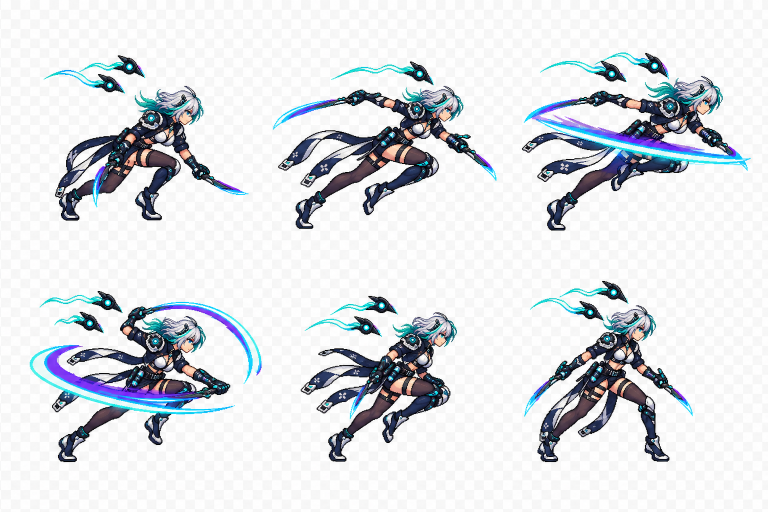
#> input picture art/characters/moa/source-sheets-native-v2/moa-attack-sheet-native-v2.png, 1536 x 1024 px (shown at 1/2 size); its folder holds only this picture in this run
$ python -i redraw_dataset.py   (imports and definitions only)
#> lines starting #> are read from the running program, lines starting #| are printed output that depends on the picture
#> further down, picture is the input picture: PIL image 1536x1024 RGB; mean R, G, B 220.9, 223.9, 227.6
from __future__ import annotations

import hashlib
import json
import os
import re
import shutil
import tempfile
from pathlib import Path
from typing import Any

from jsonschema import Draft202012Validator
from PIL import Image, ImageChops, ImageFilter

from .json_utils import strict_json_loads
from .path_safety import reset_output_directory, safe_output_child


_SAFE_ID = re.compile(r"^[a-z0-9][a-z0-9_-]*$")
_NUMBER = re.compile(r"(\d+)")
_OUTPUT_MARKER = ".assetforge-output.json"
_OUTPUT_MARKER_CONTENT = {"owner": "assetforge", "schemaVersion": 1}
_MFLUX_EDIT_PROMPTS = (
    "Redraw every pose-guide cell as the same pixel-art creature shown in cell 0; preserve the grid, palette, scale, and blank cells.",
    "Use cell 0 as the exact identity reference and replace each pose guide with that creature in the indicated pose; keep the spritesheet layout unchanged.",
    "Complete this animation board by rendering the reference creature in every guided pose while preserving its pixel style, colors, proportions, and outline.",
    "Turn the blue pose guides into finished frames of the creature from cell 0; retain the original grid geometry and leave unused cells blank.",
    "Create a coherent pixel-art animation sheet from this identity-and-pose board, matching the first cell's creature exactly in all completed cells.",
    "Render the same creature from cell 0 over every pose silhouette, with consistent anatomy, palette, pixel density, and spritesheet alignment.",
    "Finish each guided animation frame using cell 0 for character identity; do not move, crop, add, or remove any spritesheet cells.",
    "Replace only the pose guides with polished pixel-art frames of the reference creature, preserving the board background, layout, and empty cells.",
)


def _schema() -> dict[str, Any]:
    path = Path(__file__).with_name("schemas") / "redraw-dataset-spec.schema.json"
    return strict_json_loads(path.read_text(encoding="utf-8"))


# [49 lines left out: function _load_spec, not called in this run]


def _natural_key(path: Path) -> list[Any]:
    return [int(part) if part.isdigit() else part.lower() for part in _NUMBER.split(path.name)]


# [59 lines left out: functions _resolve_root, _resolve_source, _resolve_frames, _read_rgba, _place, not called in this run]


def pose_guide(image: Image.Image, alpha_threshold: int = 20) -> Image.Image:
    """Build a style-free silhouette/edge guide from one complete RGBA frame."""
#> called with alpha_threshold = 20

    rgba = image.convert("RGBA")
    alpha = rgba.getchannel("A").point(lambda value: 255 if value > alpha_threshold else 0)
#> alpha: PIL image 1536x1024 L; every value is 255
    outer = alpha.filter(ImageFilter.MaxFilter(3))
    inner = alpha.filter(ImageFilter.MinFilter(3))
    edge = ImageChops.difference(outer, inner)
#> edge: PIL image 1536x1024 L; every value is 0
    guide = Image.new("RGBA", rgba.size, (70, 104, 138, 0))
    guide.putalpha(alpha)
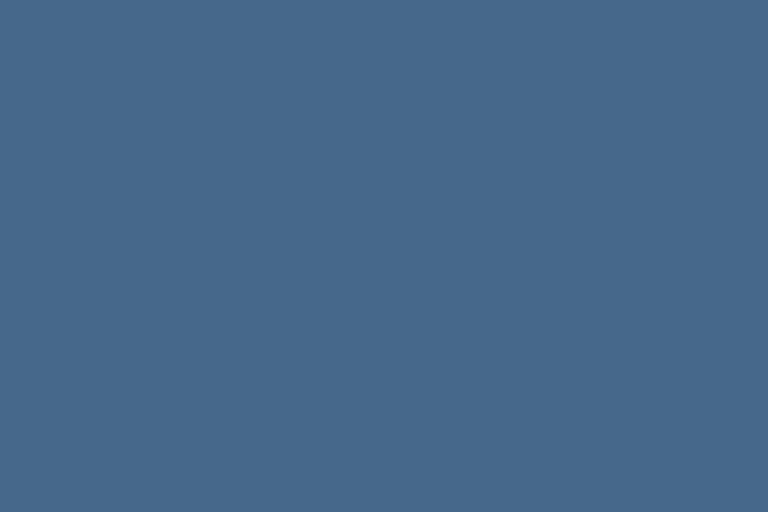
#> guide: PIL image 1536x1024 RGBA (shown at 1/2 size); mean R, G, B, A 70, 104, 138, 255
    edge_layer = Image.new("RGBA", rgba.size, (244, 238, 192, 0))
    edge_layer.putalpha(edge)
    guide.alpha_composite(edge_layer)
    return guide


# [349 lines left out: functions _save_board, _atomic_copy, _atomic_write_text, _validate_replaceable_output, _promote_staged_output, _export_mflux_split and 1 more, not called in this run]


__all__ = ["build_redraw_dataset", "pose_guide"]

>>> from PIL import Image
>>> picture = Image.open('../art/characters/moa/source-sheets-native-v2/moa-attack-sheet-native-v2.png')
>>> result = pose_guide(picture)
